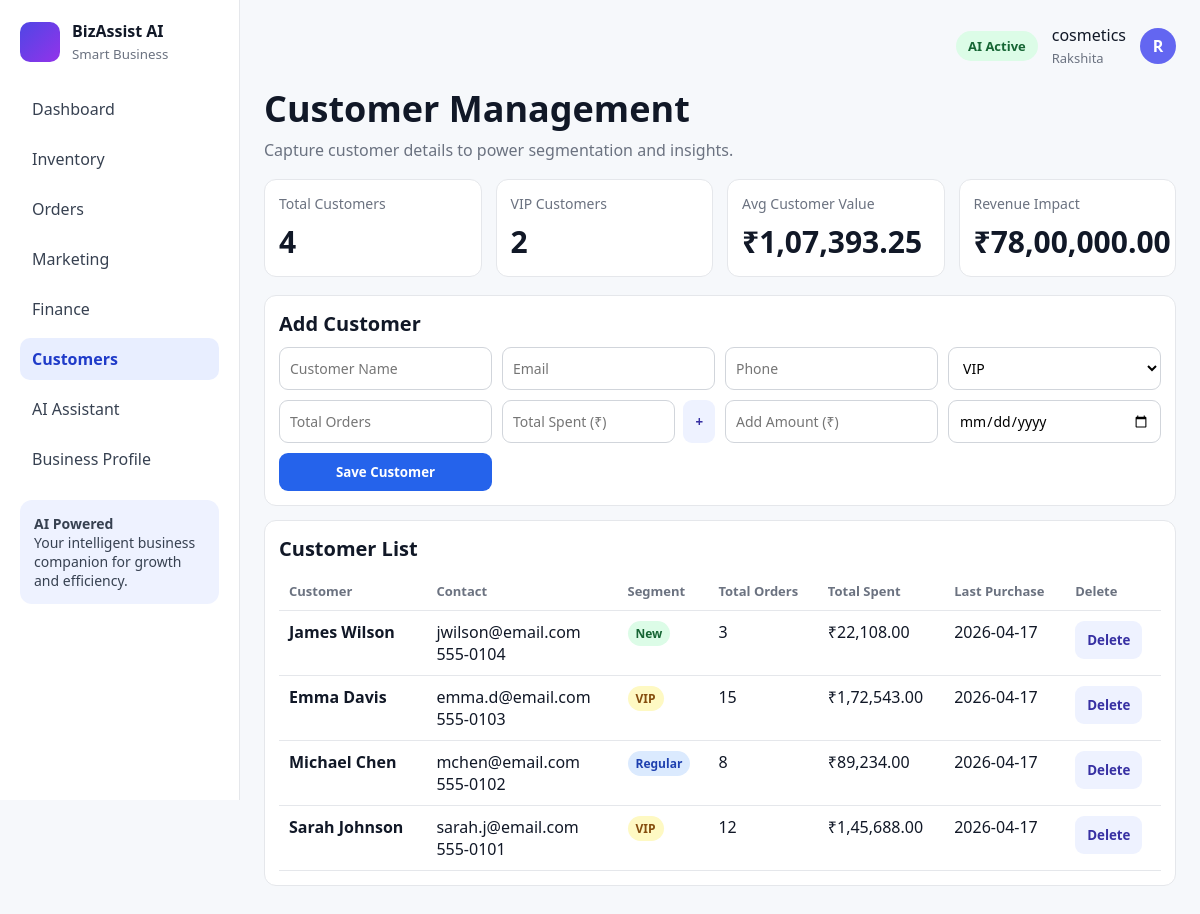
Page /customers (signed in) on the earlier database version.
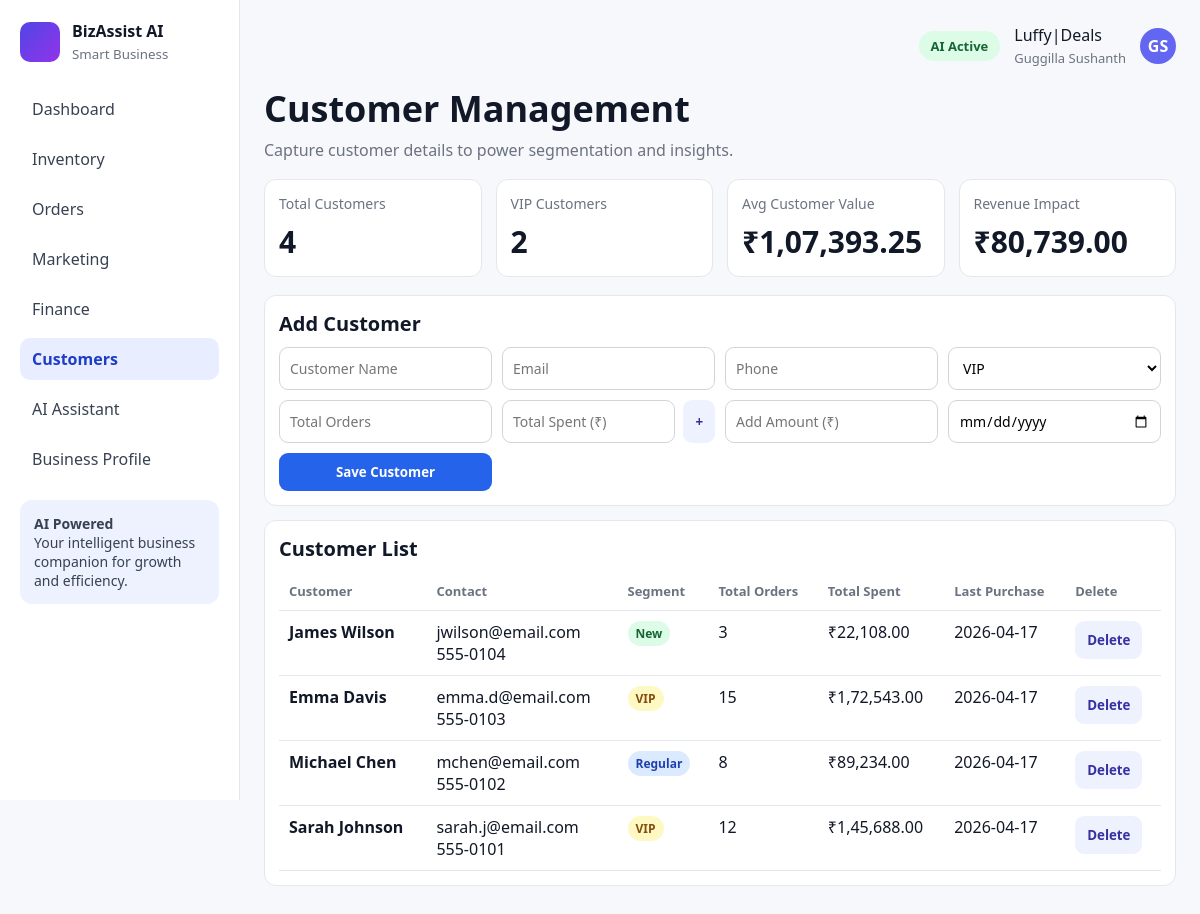
Same page on the later database version.
### tables this page shows
CREATE TABLE business_profile (
            id INTEGER PRIMARY KEY CHECK (id = 1),
            owner_name TEXT NOT NULL,
            business_name TEXT NOT NULL,
            email TEXT NOT NULL,
            phone TEXT NOT NULL,
            business_type TEXT NOT NULL,
            monthly_revenue REAL NOT NULL DEFAULT 0,
            monthly_expenses REAL NOT NULL DEFAULT 0,
            marketing_spend REAL NOT NULL DEFAULT 0,
            growth_target REAL NOT NULL DEFAULT 0
        , account_type TEXT NOT NULL DEFAULT 'business', location TEXT NOT NULL DEFAULT '');

### app.py (the view, shortened to what this page needs)
@app.route("/customers", methods=["GET", "POST"])
def customers():
    if not business_profile_required():
        return redirect(url_for("root"))
    redir = require_business_user()
    if redir:
        return redir
    conn = get_db_connection()
    rows = conn.execute("SELECT * FROM customers ORDER BY id DESC").fetchall()
    metrics = query_metrics(conn)
    conn.close()
    return render_template(
        "customers.html",
        active_page="customers",
        customers=rows,
        metrics=metrics,
    )

### app.py (called while the page is built)
def get_db_connection():
    conn = sqlite3.connect("database.db")
    conn.row_factory = sqlite3.Row
    return conn

def format_inr(value):
    try:
        amount = float(value or 0)
    except (TypeError, ValueError):
        amount = 0
    sign = "-" if amount < 0 else ""
    amount = abs(amount)
    integer = int(amount)
    decimal = f"{amount:.2f}".split(".")[1]
    s = str(integer)
    if len(s) > 3:
        head = s[:-3]
        tail = s[-3:]
        chunks = []
        while len(head) > 2:
            chunks.insert(0, head[-2:])
            head = head[:-2]
        if head:
            chunks.insert(0, head)
        s = ",".join(chunks + [tail])
    return f"{sign}₹{s}.{decimal}"

def get_business_profile(conn):
    return conn.execute("SELECT * FROM business_profile WHERE id = 1").fetchone()

def get_account_type(profile):
    if not profile:
        return None
    try:
        raw = profile["account_type"]
    except (KeyError, IndexError):
        raw = None
    t = (raw or "business").strip().lower()
    return t if t in ("business", "personal") else "business"

### templates/customers.html (shortened to what this page needs)
{% extends "base.html" %}
{% block content %}
<h1 class="page-title">Customer Management</h1>
<p class="page-subtitle">Capture customer details to power segmentation and insights.</p>
<div class="cards">
    <div class="card"><h3>Total Customers</h3><div class="metric">{{ metrics.total_customers }}</div></div>
    <div class="card"><h3>VIP Customers</h3><div class="metric">{{ metrics.vip_customers }}</div></div>
    <div class="card"><h3>Avg Customer Value</h3><div class="metric">{{ metrics.avg_customer_value|inr }}</div></div>
    <div class="card"><h3>Revenue Impact</h3><div class="metric">{{ metrics.revenue|inr }}</div></div>
</div>
<div class="panel">
    <h3 class="section-title">Add Customer</h3>
    <form method="post" class="form-grid" id="customer-form">
        <input class="input" name="name" placeholder="Customer Name" required>
        <input class="input" type="email" name="email" placeholder="Email" required>
        <input class="input" name="phone" placeholder="Phone" required>
        <select name="segment"><option>VIP</option><option>Regular</option><option>New</option><option>At Risk</option></select>
        <input class="input" type="number" name="total_orders" placeholder="Total Orders" required>
        <div style="display:flex; gap:8px;">
            <input class="input" type="number" step="0.01" min="0" id="total-spent" name="total_spent" placeholder="Total Spent (₹)" required>
            <button class="btn btn-secondary" type="button" id="add-spent-btn">+</button>
        </div>
        <input class="input" type="number" step="0.01" min="0" id="spent-to-add" placeholder="Add Amount (₹)">
        <input class="input" type="date" name="last_purchase">
        <button class="btn btn-primary" type="submit">Save Customer</button>
    </form>
</div>
<div class="panel">
    <h3 class="section-title">Customer List</h3>
    <table>
        <thead><tr><th>Customer</th><th>Contact</th><th>Segment</th><th>Total Orders</th><th>Total Spent</th><th>Last Purchase</th><th>Delete</th></tr></thead>
        <tbody>
            {% for c in customers %}
            <tr>
                <td><b>{{ c["name"] }}</b></td>
                <td>{{ c["email"] }}<br>{{ c["phone"] }}</td>
                <td><span class="status {% if c['segment'] == 'VIP' %}status-yellow{% elif c['segment'] == 'Regular' %}status-blue{% else %}status-green{% endif %}">{{ c["segment"] }}</span></td>
                <td>{{ c["total_orders"] }}</td>
                <td>{{ c["total_spent"]|inr }}</td>
                <td>{{ c["last_purchase"] }}</td>
                <td>
                    <form method="post" action="/customers/delete/{{ c['id'] }}" onsubmit="return confirm('Delete this customer?');">
                        <button class="btn btn-secondary" type="submit">Delete</button>
                    </form>
                </td>
            </tr>
            {% endfor %}
        </tbody>
    </table>
</div>
{% endblock %}

### templates/base.html (shortened to what this page needs)
<!DOCTYPE html>
<html lang="en">
<head>
</head>
<body>
<div class="app">
    <aside class="sidebar">
        <div class="logo">
            <div class="logo-icon"></div>
            <div>
                <div><b>BizAssist AI</b></div>
                <small>Smart Business</small>
            </div>
        </div>
        <nav class="nav">
            {% if is_personal_account %}
            <a href="/marketing" class="{{ 'active' if active_page == 'marketing' else '' }}">Local offers</a>
            <a href="/business-profile" class="{{ 'active' if active_page == 'business_profile' else '' }}">My account</a>
            {% else %}
            <a href="/dashboard" class="{{ 'active' if active_page == 'dashboard' else '' }}">Dashboard</a>
            <a href="/inventory" class="{{ 'active' if active_page == 'inventory' else '' }}">Inventory</a>
            <a href="/orders" class="{{ 'active' if active_page == 'orders' else '' }}">Orders</a>
            <a href="/marketing" class="{{ 'active' if active_page == 'marketing' else '' }}">Marketing</a>
            <a href="/finance" class="{{ 'active' if active_page == 'finance' else '' }}">Finance</a>
            <a href="/customers" class="{{ 'active' if active_page == 'customers' else '' }}">Customers</a>
            <a href="/assistant" class="{{ 'active' if active_page == 'assistant' else '' }}">AI Assistant</a>
            <a href="/business-profile" class="{{ 'active' if active_page == 'business_profile' else '' }}">Business Profile</a>
            {% endif %}
        </nav>
        <div class="promo">
            <b>AI Powered</b>
            <p>Your intelligent business companion for growth and efficiency.</p>
        </div>
    </aside>
    <main class="content">
        <div class="topbar">
            <span class="pill">AI Active</span>
            <div>{{ business_name }}<br><span class="muted">{{ owner_name }}</span></div>
            <details class="user-menu">
                <summary title="Account">{{ avatar_text }}</summary>
            </details>
        </div>
        {% block content %}{% endblock %}
    </main>
</div>
</body>
</html>

Differences in the rows shown:
changed business_profile: business_name "cosmetics" → "Luffy|Deals"; owner_name "Rakshita" → "Guggilla Sushanth"; revenue|inr "₹78,00,000.00" → (not shown)
Other differences:
{{ avatar_text }}: "R" → "GS"
{{ metrics.revenue|inr }}: (not shown) → "₹80,739.00"
